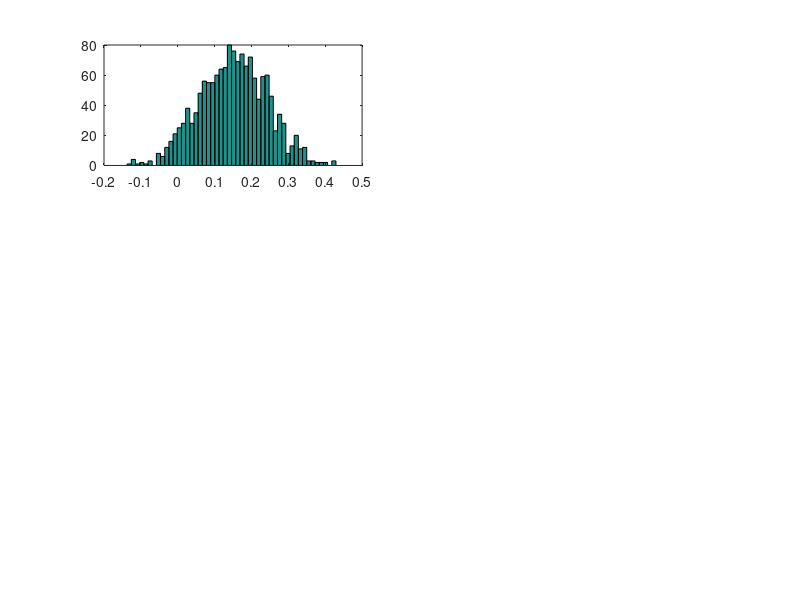

MATLAB code to generate this figure: (Note: this script raises an error after producing the figure.)
%% DGP 
clc
clear
rng(37073);

Tob     = 200; % total observation
mu      = 0.3;
phi     = 0.9;
sigma2  = 1.2;

y = zeros(Tob,1);
for t = 2:Tob
    y(t) = mu + phi * y(t-1) + sqrt(sigma2)*randn(1);
end

%plot(y);
%% Gibbs sampling
% model representation
X   = [ones(Tob-1, 1), y(1:Tob-1)];
Y   = y(2:Tob);
T   = Tob - 1;

iter    = 30000;
burn    = iter - 1500;

% prior for beta = [mu; phi]: N(beta0, beta_s0)
beta0   = zeros(2,1);
beta_s0 = eye(2);

% prior for sigma2: IG(0.5v0, 0.5delta0) 
v0      = 1;
delta0  = 0.1;

% starting values
b0      = inv(X'*X)*X'*Y;
sigma0  = (Y - X*b0)'*(Y - X*b0)/(T - 2);

% memory reservation
Betas   = zeros(1000, 2);
Sigma2s = zeros(1000, 1);

for i = 1:iter
    % 1. beta|sigma2 
    beta1   = inv(inv(beta_s0) + (1/sigma0) * X'*X) * (inv(beta_s0) * beta0 + (1/sigma0) * X'*Y);
    beta_s1 = inv(inv(beta_s0) + (1/sigma0) * X'*X);
    
    % draw under stationarity-restriction
    foo     = 0;
    while foo == 0
        Beta    = beta1 + chol(beta_s1)'*randn(2,1);
        if abs(Beta(2)) < 1
            foo = 1;
        end
    end
    
    % 2. sigma2|beta
    v1      = v0 + T;
    delta1  = delta0 + (Y - X*Beta)'*(Y - X*Beta);
    
    % draw
    faa     = randn(v1, 1);
    Sigma2  = delta1 / (faa' * faa);
    
    % store the results
    if i > burn
        Betas(i-burn,:)   = Beta';
        Sigma2s(i-burn,:) = Sigma2;
    end
    
end

%% print and plot
[mu phi]
median(Betas)
prctile(Betas, [5, 95])

sigma2
median(Sigma2s)
prctile(Sigma2s, [5, 95])


subplot(3,2,1);
hist(Betas(:,1), 50);
title("intercept (true: " + mu + " )");
subplot(3,2,2);
plot(Betas(:,1));
xlabel("Iter");
title("intercept (true: " + mu + " )");
subplot(3,2,3);
hist(Betas(:,2), 50);
title("AR coeff (true: " + phi + " )");
subplot(3,2,4);
plot(Betas(:,2));
xlabel("Iter");
title("AR coeff (true: " + phi + " )");
subplot(3,2,5);
hist(Sigma2s, 50);
title("Fehlervarianz (true: " + sigma2 + " )");
subplot(3,2,6);
plot(Sigma2s);
xlabel("Iter");
title("Fehlervarianz (true: " + sigma2 + " )");


